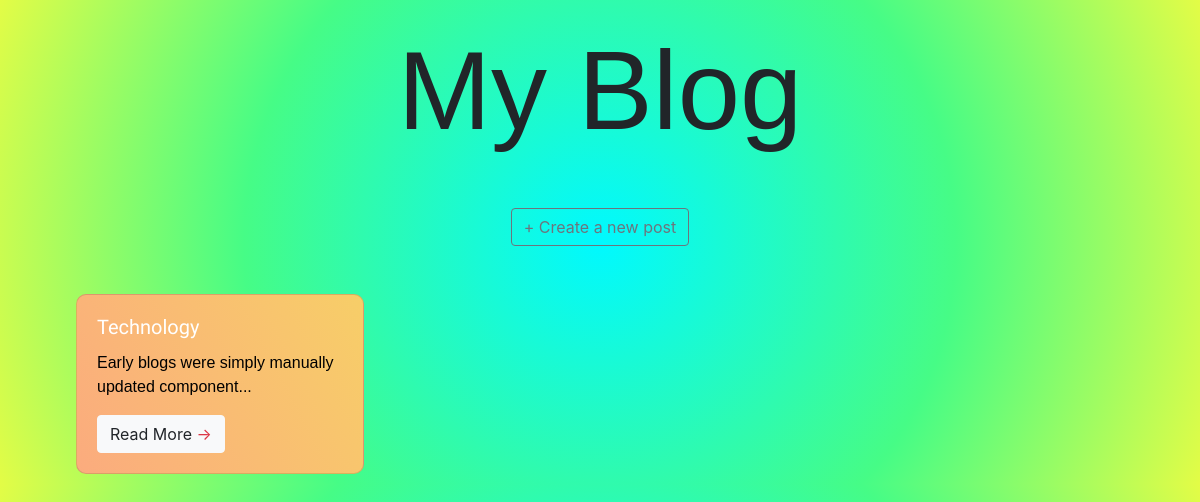
The page / on the database its author committed.
### tables this page shows
CREATE TABLE `data` (
  `id` int(11) NOT NULL,
  `title` varchar(255) NOT NULL,
  `content` longtext NOT NULL
);

### database.php (called while the page is built, shortened)
<?php
    $conn = mysqli_connect("localhost", "root", "", "personal_blog");
    $sql = "SELECT * FROM data";
    $query = mysqli_query($conn, $sql);
?>

### index.php (the view, shortened to what this page needs)
<?php
include "database.php";
?>
<!DOCTYPE html>
<html lang="en">
<head>
    <link rel="stylesheet" href="https://stackpath.bootstrapcdn.com/bootstrap/4.5.2/css/bootstrap.min.css">
    <link rel="stylesheet" href="style.css">
</head>
<body style="background: rgb(0,249,255);
background: radial-gradient(circle, rgba(0,249,255,1) 0%, rgba(70,252,134,1) 55%, rgba(227,252,70,1) 100%); height: 100%; margin-bottom: 10px;">
        <div class="container mt-4">
            <div style="margin-bottom: 50px; margin-top: 0px;">
                <h1 style="text-align: center; font-size: 7rem; font-family: 'Franklin Gothic Medium', 'Arial Narrow', Arial, sans-serif; ">My Blog</h1>
            </div>
            <div class="text-center">
                <a href="blog_creation.php" class="btn btn-outline-secondary">+ Create a new post</a>
            </div>
            <div class="row">
                <?php foreach ($query as $q) { ?>
                    <div class="col-12 col-lg-4 d-flex justify-content-center">
                        <div class="card text-white mt-5" style="width: 18rem; background-color: #FBAB7E;
background-image: linear-gradient(62deg, #FBAB7E 0%, #F7CE68 100%); border-radius: 10px; ">
                            <div class="card-body">
                                <h5 class="card-title" style="font-family: 'Calistoga', cursive;"><?php echo $q['title']; ?></h5>
                                <p class="card-text"style="color: black; font-family: 'Lucida Sans', 'Lucida Sans Regular', 'Lucida Grande', 'Lucida Sans Unicode', Geneva, Verdana, sans-serif;"><?php echo substr($q['content'], 0, 50); ?>...</p>
                                <a href="blog_view.php?id=<?php echo $q['id'] ?>" class="btn btn-light">Read More <span class="text-danger">&rarr;</span></a>
                            </div>
                        </div>
                    </div>
                <?php } ?>
            </div>
        </div>
</body>
</html>

### rows shown on the page
data: title "Technology", content "Early blogs were simply manually updated component"
